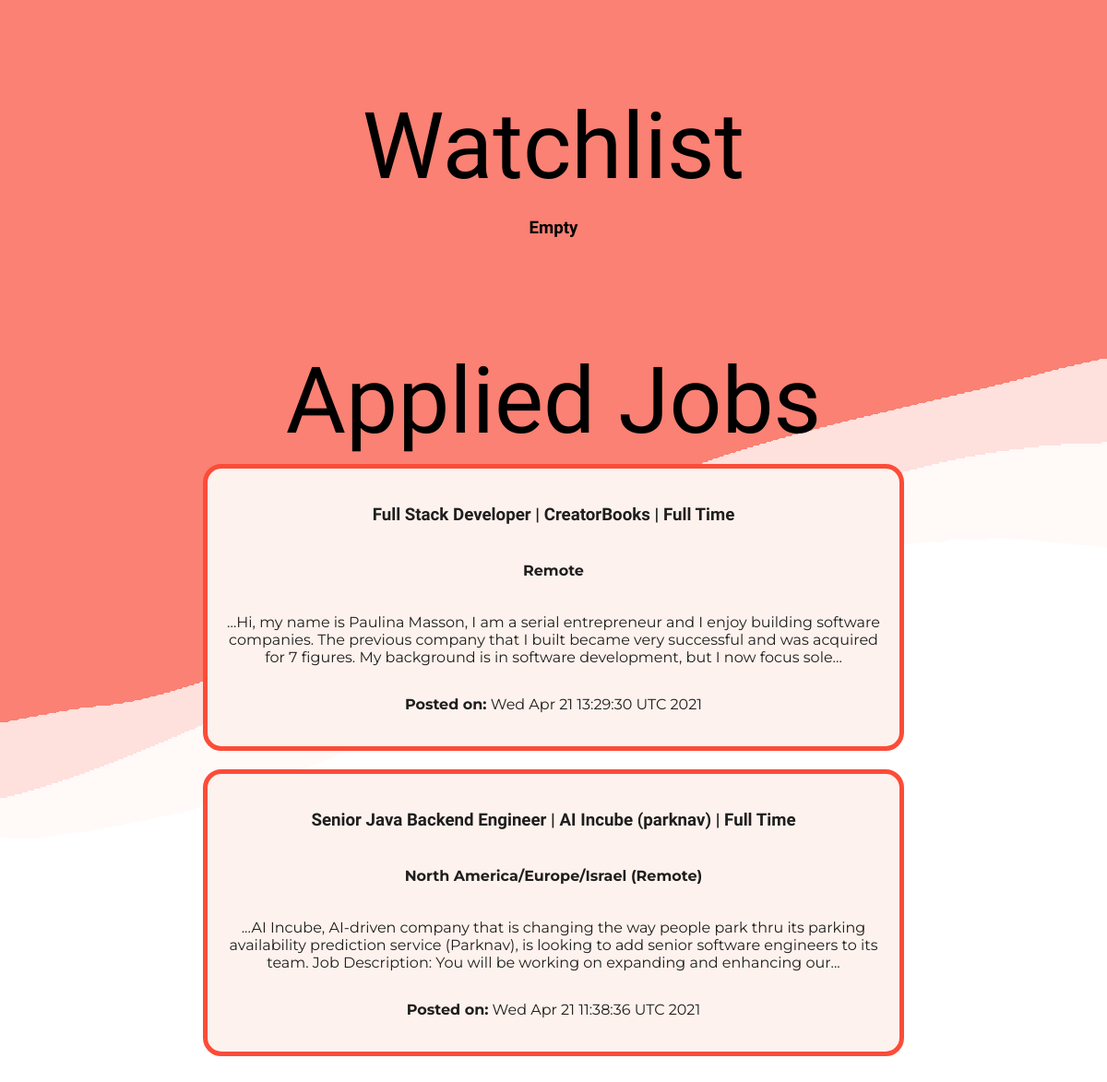
/watchlist (signed in), run on the app's committed database.
### tables this page shows
CREATE TABLE applied (
  user_id INTEGER NOT NULL,
  job_id INTEGER NOT NULL,
  responded INTEGER NOT NULL,
  interviewed INTEGER NOT NULL,
  finalised INTEGER NOT NULL,
  last_updated TEXT NOT NULL,
  FOREIGN KEY (user_id) REFERENCES user(id),
  FOREIGN KEY (job_id) REFERENCES job(id)
);

CREATE TABLE job (
  id TEXT PRIMARY KEY,
  title TEXT,
  job_type TEXT,
  description TEXT,
  location TEXT,
  company TEXT,
  created TEXT,
  url TEXT,
  salary INTEGER,
  in_watchlist BOOLEAN
);

### app/__init__.py (the view)
@app.route('/watchlist')
def get_watchlist_jobs():
    u_id = session.get('user_id')
    if u_id is not None:
        watchlist_jobs = get_watchlist(u_id)
        applied_jobs = get_applied(u_id)
    else:
        return redirect(url_for('get_login'))
    return render_template('watchlist.html', watchlist_jobs=watchlist_jobs, applied_jobs=applied_jobs)

### app/applyJobs.py (called while the page is built)
def get_applied(u_id):
    conn = db.get_db()
    cur = conn.cursor()
    cur.execute("SELECT * FROM job, applied WHERE applied.user_id = '%s' AND applied.job_id = job.id;" % (u_id))
    results = []
    for row in cur.fetchall():
        curr_job = {}
        curr_job['id'] = row['id']
        curr_job['title'] = row['title']
        curr_job['job_type'] = row['job_type']
        curr_job['description'] = row['description']
        curr_job['company'] = row['company']
        curr_job['location'] = row['location']
        curr_job['salary'] = row['salary']
        curr_job['url'] = row['url']
        curr_job['created'] = row['created']
        curr_job['in_watchlist'] = row['in_watchlist']
        results.append(curr_job)
    db.close_db()
    return results

### app/db.py (called while the page is built)
def get_db():
    if 'db' not in g:
        g.db = sqlite3.connect(
            current_app.config['DATABASE'],
            detect_types=sqlite3.PARSE_DECLTYPES
        )
        g.db.row_factory = sqlite3.Row
    return g.db

### app/templates/watchlist.html (shortened to what this page needs)
<!doctype html>
<html lang="en">
    <head>
        <link rel="stylesheet" href="https://cdnjs.cloudflare.com/ajax/libs/font-awesome/4.7.0/css/font-awesome.min.css">
        <link rel="stylesheet" href="static/css/nav.css">
        <link rel="stylesheet" href="static/css/home.css">
        <link rel="stylesheet" href="static/css/watchlist.css">
        <link rel="stylesheet" href="static/css/jobposting.css">
    </head>
    <body>
    <div class="title">Watchlist</div>
    <div id="watchlist-container">
        {% if watchlist_jobs == [] %}
            <h3>Empty</h3>
        {% endif %}
    </div>
    <div class="title">Applied Jobs</div>
    <div id="appliedjobs-container">
        {% for job in applied_jobs %}
            <div class="item" onclick="createJobPosting(event, {{job|striptags}}, '/watchlist')">
                {% if job.job_type == 'Unknown'%}
                    {% set jobtype = ''%}
                {% elif job.job_type == 'part_time' %}
                    {% set jobtype =  "   |   " + 'Part Time'%}
                {% elif job.job_type == 'full_time' %}
                    {% set jobtype = "   |   " + 'Full Time'%}
                {% else %}
                    {% set jobtype = "    |   " + job.job_type%}
                {% endif %}
                {% if job.company == 'Unknown'%}
                    {% set comp = ''%}
                {% else %}
                    {% set comp = "   |   " + job.company%}
                {% endif %}
                <h3>{{job.title}}     {{comp}}     {{jobtype}}</h3>
                <h4> {{job.location}}</h4>
                {% set descrip = job.description|striptags%}
                <p>...{{descrip[:250]}}...</p>
                <p> <b>Posted on:</b> {{job.created}} </p>
            </div>
        {% endfor %}
    </div>
    </body>
</html>

### app/static/css/nav.css (style rules this page uses)
body { margin-top: 48px; margin-bottom: 50px; padding:0; font-family: 'Montserrat', sans-serif; background-image: url(../img/bg.png); background-repeat: no-repeat; }

### app/static/css/home.css (style rules this page uses)
.title { font-family: 'Bebas Neue', cursive; font-size: 150px; text-align: center; margin-top: 150px; margin-bottom: -140px; margin-left: -200px; }
html { scroll-behavior: smooth; }
body { min-height: 100px; margin-bottom: 80px; }

### app/static/css/watchlist.css (style rules this page uses)
#watchlist-container { display: flex; margin: auto; width: 75%; flex-direction: column; text-align: center; justify-content: center; }
#appliedjobs-container { display: flex; margin: auto; width: 75%; flex-direction: column; text-align: center; justify-content: center; }
.title { font-family: 'Varela Round', sans-serif; font-size: 100px; text-align: center; margin-top: 100px; margin-bottom: 0px; margin-left: 0px; }

### app/static/css/jobposting.css (style rules this page uses)
.item { display: flex; flex-direction: column; padding: 20px; margin: 10px auto; background-color: #FDF2ED; width: 80%; height: fit-content; border: 5px solid rgb(252, 76, 56); border-radius: 20px; cursor: pointer; color: rgb(31, 30, 30); text-align: center; align-items: center; }
h3 { font-family: 'Varela Round', sans-serif; }

### data on the page
applied: title "Full Stack Developer", comp "| CreatorBooks", jobtype "| Full Time", location "Remote", descrip "Hi, my name is Paulina Masson, I am a serial entrepreneur and I enjoy building software companies. The previous company that I built became very successful and was acquired for 7 figures. My background is in software development, but I now focus sole", created "Wed Apr 21 13:29:30 UTC 2021"
applied: title "Senior Java Backend Engineer", comp "| AI Incube (parknav)", jobtype "| Full Time", location "North America/Europe/Israel (Remote)", descrip "AI Incube, AI-driven company that is changing the way people park thru its parking availability prediction service (Parknav), is looking to add senior software engineers to its team. Job Description: You will be working on expanding and enhancing our", created "Wed Apr 21 11:38:36 UTC 2021"
